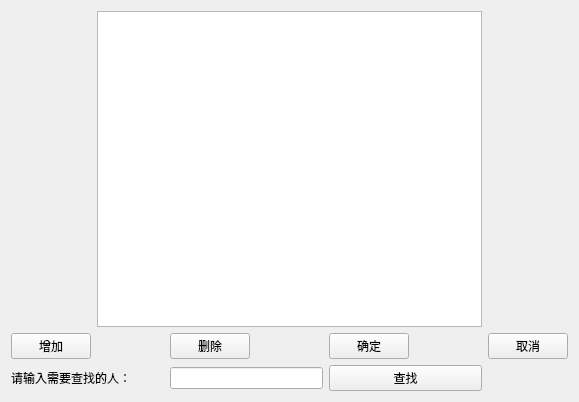
<?xml version="1.0" encoding="UTF-8"?>
<ui version="4.0">
 <class>myWidget</class>
 <widget class="QWidget" name="myWidget">
  <property name="geometry">
   <rect>
    <x>0</x>
    <y>0</y>
    <width>579</width>
    <height>402</height>
   </rect>
  </property>
  <property name="windowTitle">
   <string>myWidget</string>
  </property>
  <layout class="QGridLayout" name="gridLayout">
   <item row="0" column="1" colspan="5">
    <widget class="QTableView" name="tableView"/>
   </item>
   <item row="1" column="0">
    <widget class="QPushButton" name="Buttonadd">
     <property name="text">
      <string>增加</string>
     </property>
    </widget>
   </item>
   <item row="1" column="2">
    <widget class="QPushButton" name="Buttondel">
     <property name="text">
      <string>删除</string>
     </property>
    </widget>
   </item>
   <item row="1" column="3">
    <spacer name="horizontalSpacer_3">
     <property name="orientation">
      <enum>Qt::Horizontal</enum>
     </property>
     <property name="sizeHint" stdset="0">
      <size>
       <width>66</width>
       <height>20</height>
      </size>
     </property>
    </spacer>
   </item>
   <item row="1" column="4">
    <widget class="QPushButton" name="Buttonyes">
     <property name="text">
      <string>确定</string>
     </property>
    </widget>
   </item>
   <item row="1" column="5">
    <spacer name="horizontalSpacer_4">
     <property name="orientation">
      <enum>Qt::Horizontal</enum>
     </property>
     <property name="sizeHint" stdset="0">
      <size>
       <width>65</width>
       <height>20</height>
      </size>
     </property>
    </spacer>
   </item>
   <item row="1" column="6">
    <widget class="QPushButton" name="Buttoncancel">
     <property name="text">
      <string>取消</string>
     </property>
    </widget>
   </item>
   <item row="2" column="0" colspan="2">
    <widget class="QLabel" name="label">
     <property name="text">
      <string>请输入需要查找的人：</string>
     </property>
    </widget>
   </item>
   <item row="2" column="2" colspan="2">
    <widget class="QLineEdit" name="lineEdit"/>
   </item>
   <item row="2" column="4" colspan="2">
    <widget class="QPushButton" name="Buttonsearch">
     <property name="text">
      <string>查找</string>
     </property>
    </widget>
   </item>
   <item row="1" column="1">
    <spacer name="horizontalSpacer_2">
     <property name="orientation">
      <enum>Qt::Horizontal</enum>
     </property>
     <property name="sizeHint" stdset="0">
      <size>
       <width>65</width>
       <height>20</height>
      </size>
     </property>
    </spacer>
   </item>
  </layout>
 </widget>
 <resources/>
 <connections/>
</ui>
